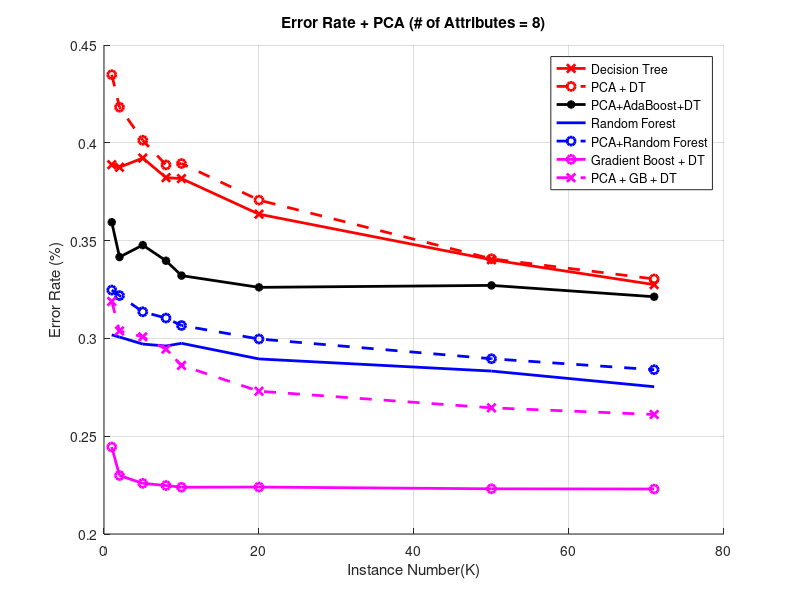

Write the MATLAB code that produced this figure.
X = [1, 2, 5, 8, 10, 20, 50, 70.987];
A1 = [0.3888, 0.3875, 0.3922, 0.3822, 0.3817, 0.3635, 0.3402, 0.3275];
A2 = [0.4348, 0.4182, 0.4013, 0.3887, 0.3894, 0.3707, 0.3407, 0.3304]; 
A3 = [0.3594, 0.3416, 0.3477, 0.3397, 0.3321, 0.3261, 0.3271, 0.3213];
B1 = [0.3018, 0.3007, 0.2971, 0.2961, 0.2975, 0.2895, 0.2833, 0.2753];
B2 = [0.3247, 0.3219, 0.3136, 0.3104, 0.3066, 0.2997, 0.2896, 0.2840];
C1 = [0.2445, 0.2299, 0.2259, 0.2248, 0.2239, 0.2240, 0.2231, 0.2230];
C2 = [0.3189, 0.3038, 0.3008, 0.2945, 0.2862, 0.2730, 0.2645, 0.2611];

figure;
hold on;
grid;
title('Error Rate + PCA (# of Attributes = 8)');
xlabel('Instance Number(K)');
ylabel('Error Rate (%)');
plot(X, A1, 'r-x', 'LineWidth', 2);
hold on;
plot(X, A2, 'r--o', 'LineWidth', 2);
hold on;
plot(X, A3, 'k-*', 'LineWidth', 2);
hold on;
plot(X, B1, 'b-', 'LineWidth', 2);
hold on;
plot(X, B2, 'b--o', 'LineWidth', 2);
hold on;
plot(X, C1, 'm-o', 'LineWidth', 2);
hold on;
plot(X, C2, 'm--x', 'LineWidth', 2);
legend('Decision Tree', 'PCA + DT', 'PCA+AdaBoost+DT', 'Random Forest', 'PCA+Random Forest', 'Gradient Boost + DT', 'PCA + GB + DT');
